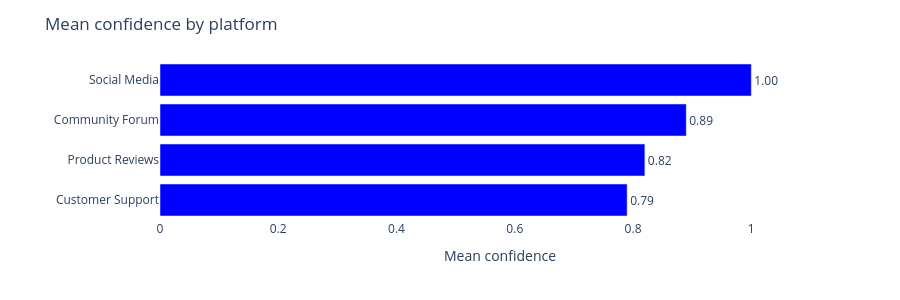

Write notebook code for a chart like this one.
### Markdown cell above
## 9. Confidence by platform

Different platforms carry different context. A threatening message on a customer support channel reads differently from the same words on social media.

### Code cell
platform_summary = (
    results_df
    .groupby("platform")
    .agg(
        mean_confidence=("confidence", "mean"),
        count          =("id",         "count"),
    )
    .reset_index()
    .sort_values("mean_confidence")
)
platform_summary["mean_confidence"] = platform_summary["mean_confidence"].round(2)

fig3 = go.Figure(go.Bar(
    x=platform_summary["mean_confidence"],
    y=platform_summary["platform"],
    orientation="h",
    marker_color="blue",
    text=[f"{v:.2f}" for v in platform_summary["mean_confidence"]],
    textposition="outside",
))
fig3.update_layout(
    title="Mean confidence by platform",
    xaxis_title="Mean confidence",
    xaxis=dict(range=[0, 1.15]),
    yaxis_title="",
    plot_bgcolor="white",
    paper_bgcolor="white",
    font=dict(size=12),
    margin=dict(t=60, l=160, r=60),
    height=300,
)
fig3.show()

print()
print(platform_summary.to_string(index=False))

### Figure 1 — Plotly figure (JSON) as saved in the notebook; plotly's stock layout.template omitted (floating-point values rounded to 4 significant figures)
{"data": [{"marker": {"color": "blue"}, "orientation": "h", "text": ["0.79", "0.82", "0.89", "1.00"], "textposition": "outside", "type": "bar", "x": [0.79, 0.82, 0.89, 1.0], "y": ["Customer Support", "Product Reviews", "Community Forum", "Social Media"]}], "layout": {"font": {"size": 12}, "height": 300, "margin": {"l": 160, "r": 60, "t": 60}, "paper_bgcolor": "white", "plot_bgcolor": "white", "title": {"text": "Mean confidence by platform"}, "xaxis": {"range": [0, 1.15], "title": {"text": "Mean confidence"}}, "yaxis": {"title": {"text": ""}}}}
